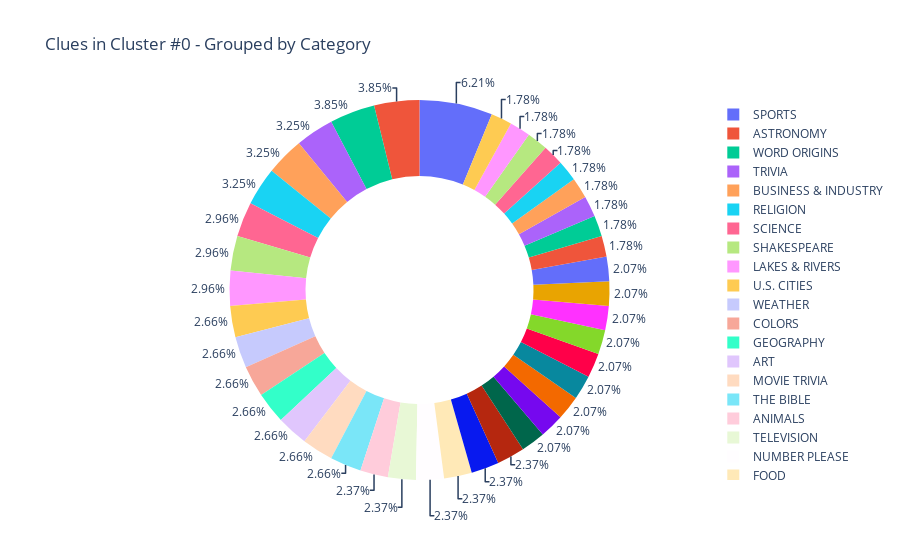

Source (notebook cell):
### Markdown cell above
The Davies-Bouldin index signifies the average ‘similarity’ between clusters, where the similarity is a measure that compares the distance between clusters with the size of the clusters.

0 is the lowest possible score, and values closer to zero indicate a better partition.

Based off that, our value of 0.622 falls between the DBSCAN value of 1.496, GMM value of 1.449 and the K-Means value of 0.55 - therefore, our clusters from Agglomerative clustering are more similar compared to K-means clusters, but are still better partitioned compared to DBSCAN and GMM.

Manually checking questions in each cluster seems pointless when there are only four clusters, so let's go straight to visualizing the top 40 categories for two of the clusters in a pie/donut charts below. You can hover your mouse over each section in the pie/donut to get more details.

### Code cell
indices_of_samples_with_same_label = sample_df[sample_df['Cluster Labels'] == 0].index

cluster_questions = []
cluster_categories = []
print('Cluster #0:\n')

for i in indices_of_samples_with_same_label:
    cluster_questions.append(clues_df['Question'][i])
    cluster_categories.append(clues_df['Category'][i])

# Create a dictionary containing the questions in the cluster and their categories 
cluster_dict = {"Question": [], "Category": []}
cluster_dict["Question"] = cluster_questions
cluster_dict["Category"] = cluster_categories

# Convert dictionary to a DataFrame
cluster_df = pd.DataFrame(cluster_dict)
# Get the number of questions for each category in the cluster
category_counts = cluster_df["Category"].value_counts()
# Convert the counts to a DataFrame
category_counts = category_counts.to_frame()
# Relabel columns before printing
category_counts = category_counts.rename_axis('Label').reset_index()
category_counts.rename(columns = {'Category':'Count'}, inplace = True)
# Print number of total clues and categories in this cluster
print(f"Number of Clues in Cluster: {cluster_df.shape[0]}")
print(f"Number of Categories in Cluster: {category_counts.shape[0]}")

fig = px.pie(category_counts[0:40], values='Count', names='Label', title='Clues in Cluster #0 - Grouped by Category', hole=0.6)
fig.update_traces(textposition='outside', textinfo='percent')
fig.show()

### Figure 1 — Plotly figure (JSON) as saved in the notebook; plotly's stock layout.template omitted (floating-point values rounded to 4 significant figures)
{"data": [{"domain": {"x": [0, 1], "y": [0, 1]}, "hole": 0.6, "hovertemplate": "Label=%{label}<br>Count=%{value}<extra></extra>", "labels": ["SPORTS", "ASTRONOMY", "WORD ORIGINS", "TRIVIA", "BUSINESS & INDUSTRY", "RELIGION", "SCIENCE", "SHAKESPEARE", "LAKES & RIVERS", "U.S. CITIES", "WEATHER", "COLORS", "GEOGRAPHY", "ART", "MOVIE TRIVIA", "THE BIBLE", "ANIMALS", "TELEVISION", "NUMBER PLEASE", "FOOD", "TV TRIVIA", "POTENT POTABLES", "TRANSPORTATION", "EUROPE", "FOREIGN CUISINE", "HISTORY", "NOTORIOUS", "MOVIES", "WORLD CAPITALS", "QUOTES", "WOMEN IN HISTORY", "AUTHORS", "TRAVEL & TOURISM", "ISLANDS", "U.S. HISTORY", "OPERA", "INVENTIONS", "MYTHOLOGY", "FASHION", "A.K.A."], "legendgroup": "", "name": "", "showlegend": true, "textinfo": "percent", "textposition": "outside", "type": "pie", "values": [21, 13, 13, 11, 11, 11, 10, 10, 10, 9, 9, 9, 9, 9, 9, 9, 8, 8, 8, 8, 8, 8, 7, 7, 7, 7, 7, 7, 7, 7, 7, 6, 6, 6, 6, 6, 6, 6, 6, 6]}], "layout": {"legend": {"tracegroupgap": 0}, "title": {"text": "Clues in Cluster #0 - Grouped by Category"}}}
